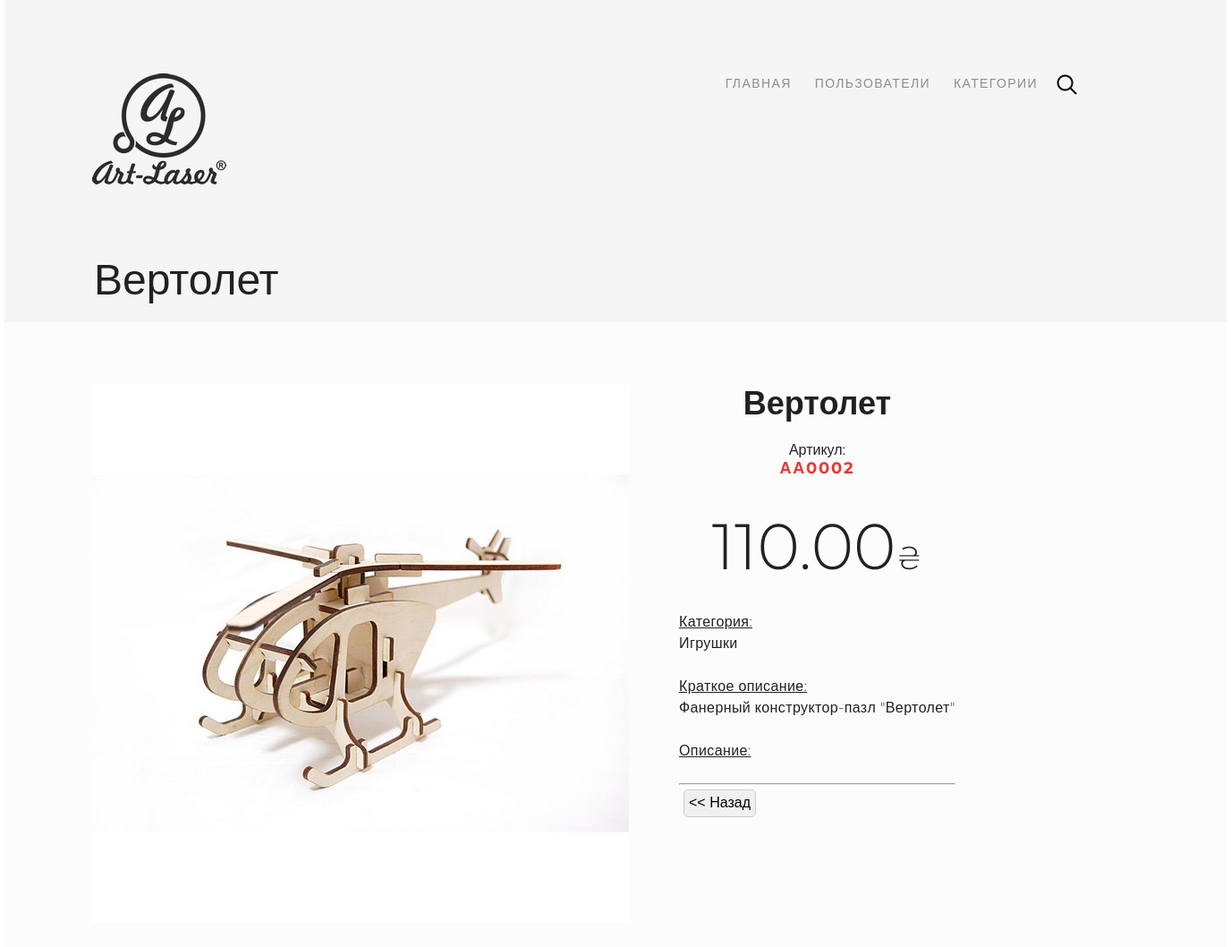
/administrator/product/read/2 (signed in), run on the app's committed database.
### mainapp/models.py (models this page shows, shortened)
class Product(models.Model):
    category = models.ForeignKey(ProductCategory, on_delete=models.CASCADE)
    name = models.CharField(verbose_name='Название товара', max_length=128)
    vendor_id = models.CharField(verbose_name='Артикул', max_length=10, unique=True, blank=True)
    image = models.ImageField(upload_to='products_image', blank=True)
    short_descript = models.CharField(verbose_name='Краткое описание', max_length=64, blank=True)
    description = models.TextField(verbose_name='Описание товара', blank=True)
    price = models.DecimalField(verbose_name='Цена товара', max_digits=8, decimal_places=2, default=0)
    quantity = models.PositiveIntegerField(verbose_name='Кол-во на складе', default=0)
    is_active = models.BooleanField(verbose_name='активен', default=True)

class ProductCategory(models.Model):
    name = models.CharField(verbose_name='Категория', max_length=64, unique=True)
    description = models.TextField(verbose_name='Описание категории', blank=True)
    is_active = models.BooleanField(verbose_name='активна', default=True)

### adminapp/views.py (the view)
# urls.py: re_path(r'^product/read/(?P<pk>\d+)$', adminapp.ProductDetailView.as_view(), name='product_read'),
class ProductDetailView(DetailView):
    model = Product
    template_name = 'adminapp/product_detail.html'
    @method_decorator(user_passes_test(lambda user: user.is_superuser))
    def dispatch(self, request, *args, **kwargs):
        return super().dispatch(request, *args, **kwargs)

### adminapp/templatetags/tags.py (called while the page is built)
@register.filter
def default_image(string):
    if not string:
        string = 'products_image/no_image.png'
    new_string = f'{URL_PREFIX}{string}'
    return new_string

### adminapp/templates/adminapp/product_detail.html (shortened to what this page needs)
{% extends 'adminapp/base.html' %}
{% load staticfiles %}
{% load tags %}
{% block container %}
<div class="container clearfix">
    <div class="hero-back">
        {% include 'adminapp/includes/inc__menu.html' %}
        <div class="h3">{{ object.name }}</div>
    </div>
    <div class="content">
        <div class="product">
            <div>
                <div class="prod_pic"><a href="{{ object.image|default_image }}" target="_blank">
                    <img src="{{ object.image|default_image }}" alt=""></a>
                </div>
            </div>
            <div class="prod_text">
                <h3>{{ object.name }}</h3>
                <p align="center">Артикул: <h4>{{ object.vendor_id }}</h4></p>
                <p class="price">{{ object.price }}<span>&#8372;</span></p>
                <div class="text">
                    <p><u>Категория:</u> <br> {{ object.category.name }} </p>
                    <br>
                    <p><u>Краткое описание:</u> <br> {{ object.short_descript }}</p>
                    <br>
                    <p><u>Описание:</u> <br> {{ object.description }}</p>
                    <br>
                </div>
                <hr>
                <a href="{% url 'administrator:products' object.category.pk %}">
                    <button class="btn-cat"><< Назад</button>
                </a>
            </div>
        </div>
    </div>
</div>
{% endblock %}

### static/css/style.css (style rules this page uses)
* { margin: 0; padding: 0; }
html, body { height: 100%; font-family: 'Montserrat', sans-serif; }
a { text-decoration: none; outline: none; }
.btn-cat { margin: 5px; padding: 5px; border-radius: 5px; background: #f0f0f2; border: 1px solid #ccc; }
.hero-back { width: 1366px; height: 360px; background-color: #f5f5f5; position: relative; }
.h3 { font-size: 48px; font-weight: 100; color: #212121; margin-top: 285px; padding-left: 100px; position: absolute; }
.container { max-width: 1366px; min-height: 100%; margin: 0 auto; background-color: #FCFCFC; }
.content { display: flex; flex-direction: column; }
.product { display: flex; padding: 70px 98px; }
.prod_text { margin-left: 56px; color: #212121; }
.prod_text h3 { font-size: 36px; font-weight: bold; text-align: center; margin-bottom: 23px; }
.prod_text h4 { font-size: 18px; font-weight: bold; letter-spacing: 1.8px; text-align: center; color: #e53935; margin-bottom: 36px; }
.price { font-size: 72px; font-weight: 300; text-align: center; color: #212121; margin-bottom: 31px; }
.price>span { font-size: 36px; }
.text { font-size: 16px; font-weight: 300; line-height: 1.5; letter-spacing: 0.4px; text-align: left; color: #212121; }
.prod_pic { width: 600px; height: 600px; margin-bottom: 10px; }
.clearfix:after { content: ""; display: block; clear: both; }

### data on the page
Product: name "Вертолет", image (picture), vendor_id "АА0002", price "110.00", category.name "Игрушки", short_descript "Фанерный конструктор-пазл \"Вертолет\""
